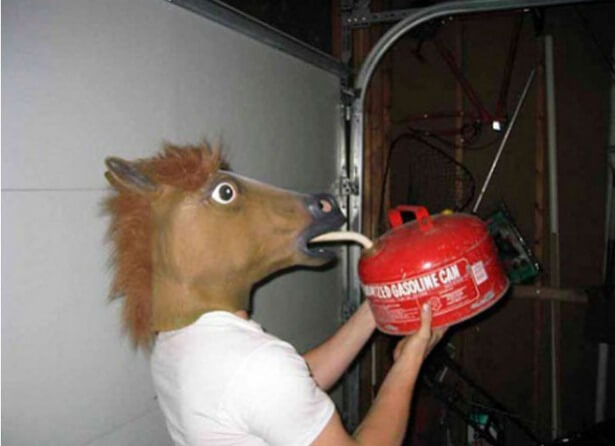
#> input picture App/random.jpeg, 615 x 446 px
$ python Main.py
#> lines starting #> are read from the running program, lines starting #| are printed output that depends on the picture
import cv2
import numpy
import os
import time
from tkinter import filedialog
from tkinter import messagebox

executing = True
while executing:
    # Open original image and convert to grayscale
    filename = filedialog.askopenfilename(initialdir = "...",title = "Select image",filetypes = (("Images","*.jpg;*.jpeg;*.jpe;*.bmp;*.dib;*.png;*.tiff;*.tif"),))
#> the answer given: random.jpeg
    if filename:
        original = cv2.imread(filename)
#> original is the input picture: shape (446, 615, 3); mean B, G, R 90.1, 96.4, 108.8
        image = cv2.cvtColor(original, cv2.COLOR_BGR2GRAY)
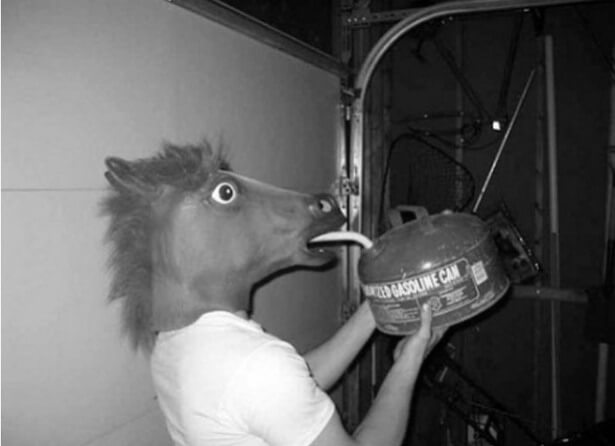
#> image: shape (446, 615); min 0, max 255, mean 99.4

        # Get size of image
        imageWidth = image.shape[1] #Get image width
#> imageWidth = 615
        imageHeight = image.shape[0] #Get image height
#> imageHeight = 446

        if imageWidth * imageHeight > 5000000:
            messagebox.showerror("Error", "La resolución de la imagen es muy alta, disminuya su resolución para poder procesarla.")
        else:
            # Show original image
            cv2.imshow("Grayscale", image)

            # Save binary image
            file = open('image.bin', 'wb')
            size = [imageWidth // 256, imageWidth % 256, imageHeight // 256, imageHeight % 256]
#> size = [2, 103, 1, 190]
            binSize = bytearray(size)
            file.write(binSize)
            binary_image = image.flatten()
            binary_format = bytearray(binary_image)
            file.write(binary_format)
            file.close()

            # Call Assembly language procedure and wait
            os.system('filter.exe')
            time.sleep(0.01)

            # Open sharpened image
#> (the run stopped early here; a loop or call above may not have finished)
